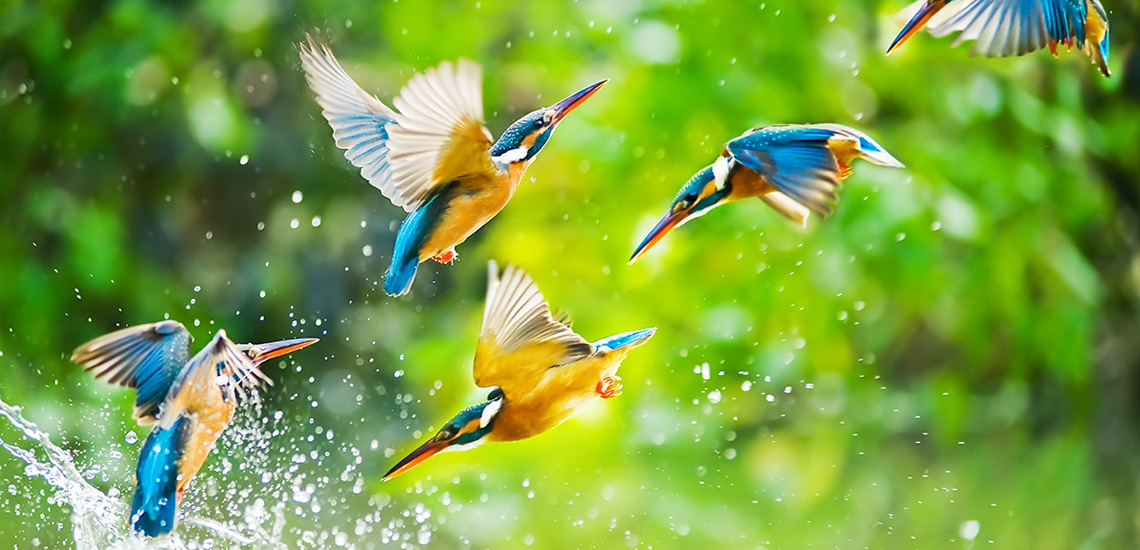
#> input picture Unit-14/Python for Computer Vision/Data/Birds.jpg, 1140 x 550 px, found by its file name
$ jupyter execute 'Program 290- CSLAB_COMPUTER_VISION_THRESHOLDING_OPENCV.ipynb'
#> lines starting #> are read from the running program, lines starting #| are printed output that depends on the picture; after the words box and inside, x2 and y2 are one past the last pixel; in counts of white or black regions, pixels touching at a corner belong together
<a href="https://colab.research.google.com/github/Deepsphere-AI/DSAI_Python_Programming/blob/main/Unit-14/Python%20for%20Computer%20Vision/Program%20290-%20CSLAB_COMPUTER_VISION_THRESHOLDING_OPENCV.ipynb" target="_parent"></a>

[cell 1]
# *********************************************************************************************************************

#   File Name 	:   CSLAB_COMPUTER_VISION_THRESHOLDING_OPENCV
#   Purpose 	:   A Program in Python using Computer Vision for Thresholding
#   Author	:   Durga Prasad
#   Reviewer 	:   Jothi Periasamy
#   Date 	:   10/28/2022
#   Version	:   1.0

# ***********************************************************************************************************************

## Program Description : Program for Thresholding using Opencv in Python

## Python Development Environment & Runtime - Python, Anaconda


#!pip install opencv-python

import cv2

from google.colab.patches import cv2_imshow

from google.colab import drive

drive.mount('/content/drive')

vAR_CSLAB_Birds_Image = cv2.imread('/content/drive/MyDrive/Semester-4/Introduction to Computer Vision/Data/Birds.jpg')
#> vAR_CSLAB_Birds_Image is the input picture: shape (550, 1140, 3); mean B, G, R 65.3, 160.7, 121.7

#cv2_imshow(vAR_CSLAB_Birds_Image)

vAR_CSLAB_Birds_Image_GRAY = cv2.cvtColor(vAR_CSLAB_Birds_Image,cv2.COLOR_BGR2GRAY)
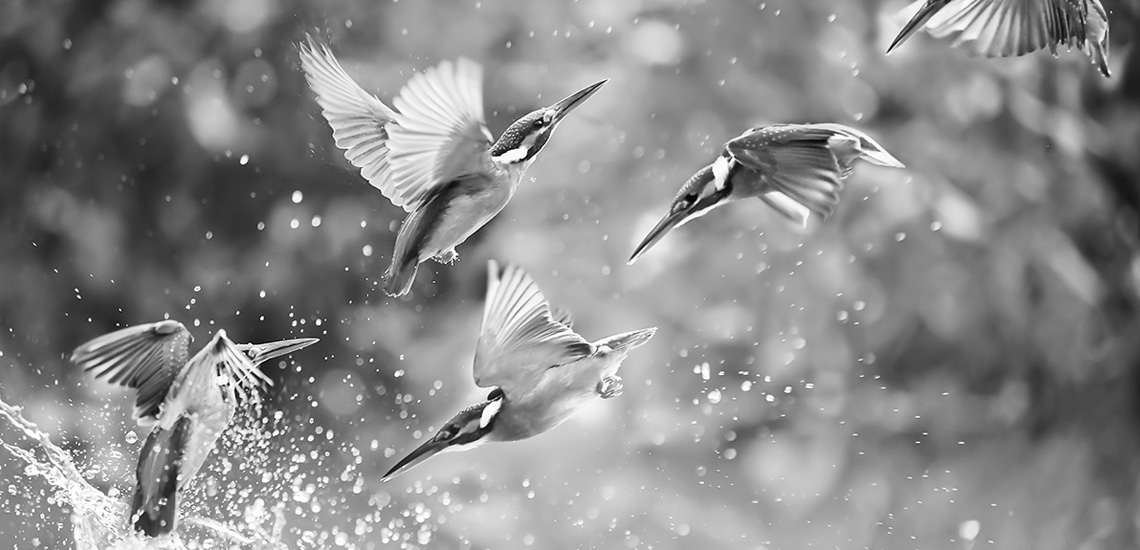
#> vAR_CSLAB_Birds_Image_GRAY: shape (550, 1140); min 0, max 255, mean 138.2

vAR_CSLAB_ret, vAR_CSLAB_thresh1 = cv2.threshold(vAR_CSLAB_Birds_Image_GRAY, 120, 255, cv2.THRESH_BINARY)
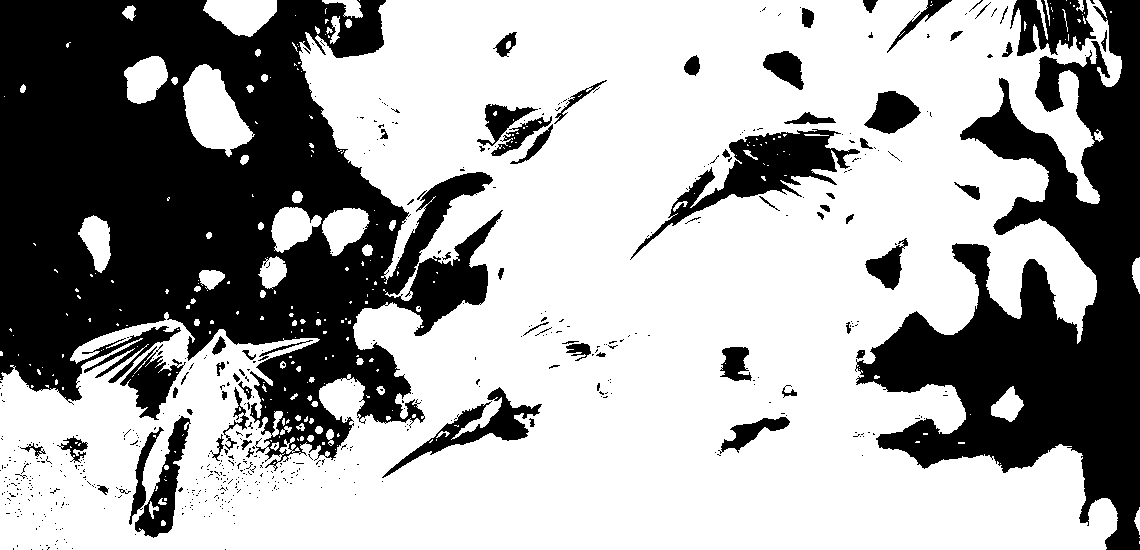
#> vAR_CSLAB_thresh1: shape (550, 1140); 64.2% white; 570 black regions (500 under 20 px), largest, box (x1, y1, x2, y2) and area: (0, 0, 503, 471) 130949, (855, 0, 1140, 550) 62271, (630, 129, 860, 260) 6791
vAR_CSLAB_ret, vAR_CSLAB_thresh2 = cv2.threshold(vAR_CSLAB_Birds_Image_GRAY, 120, 255, cv2.THRESH_BINARY_INV)
vAR_CSLAB_ret, vAR_CSLAB_thresh3 = cv2.threshold(vAR_CSLAB_Birds_Image_GRAY, 120, 255, cv2.THRESH_TRUNC)
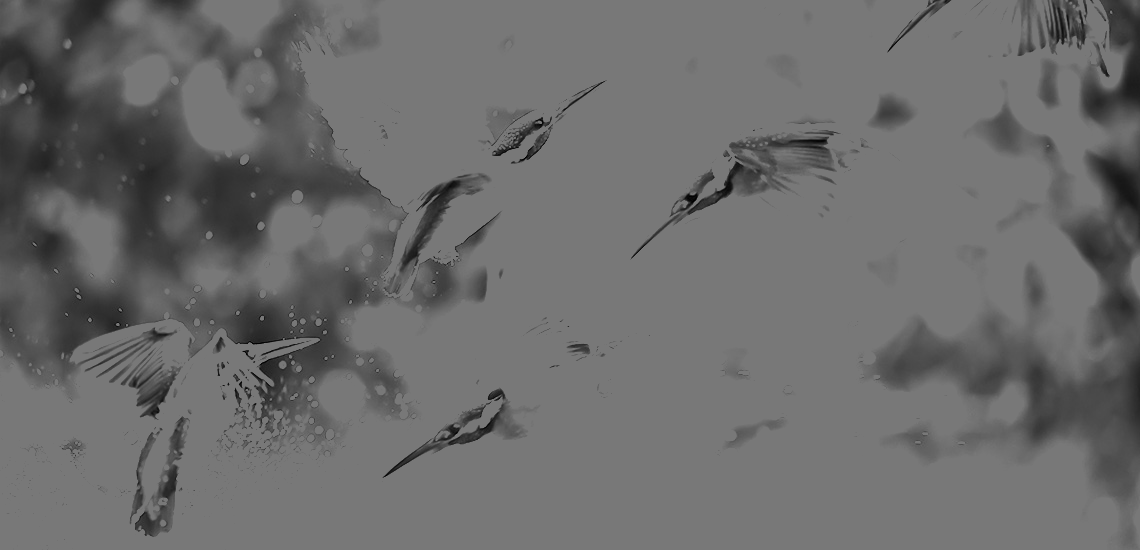
#> vAR_CSLAB_thresh3: shape (550, 1140); min 0, max 120, mean 107.4
vAR_CSLAB_ret, vAR_CSLAB_thresh4 = cv2.threshold(vAR_CSLAB_Birds_Image_GRAY, 120, 255, cv2.THRESH_TOZERO)
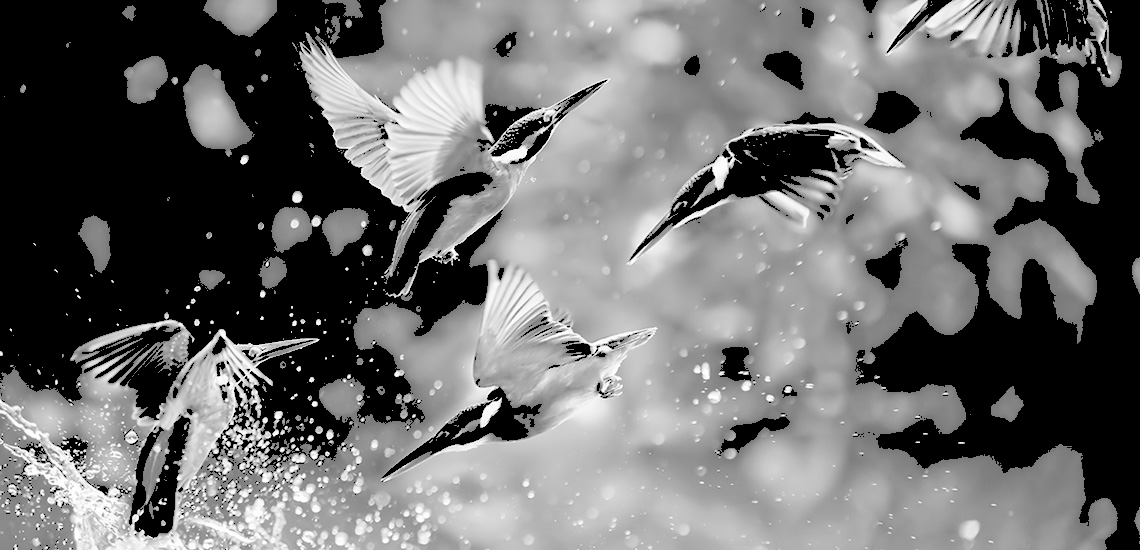
#> vAR_CSLAB_thresh4: shape (550, 1140); min 0, max 255, mean 107.8
vAR_CSLAB_ret, vAR_CSLAB_thresh5 = cv2.threshold(vAR_CSLAB_Birds_Image_GRAY, 120, 255, cv2.THRESH_TOZERO_INV)
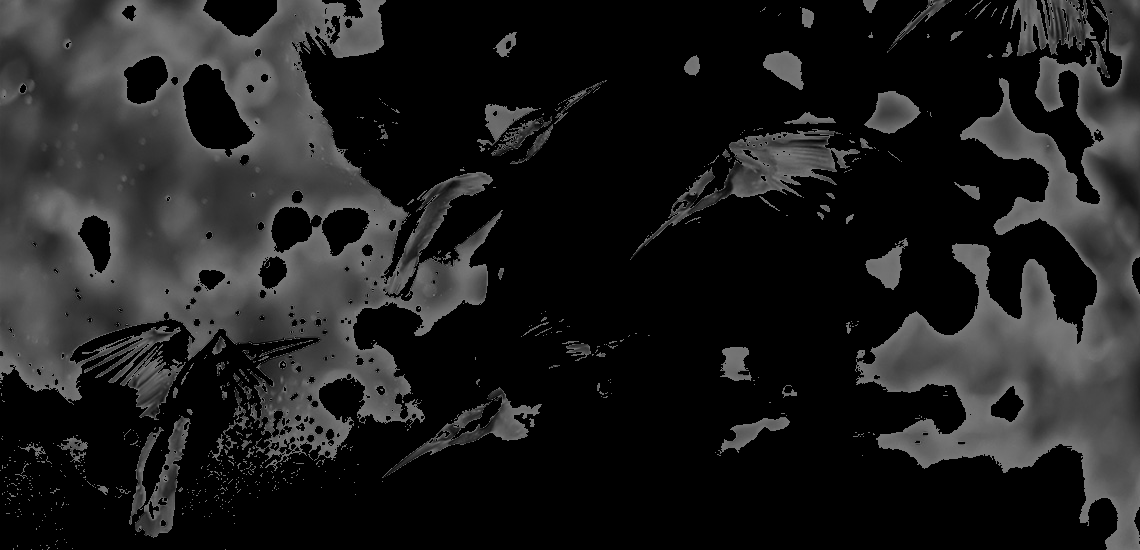
#> vAR_CSLAB_thresh5: shape (550, 1140); min 0, max 120, mean 30.3

cv2_imshow(vAR_CSLAB_Birds_Image)
cv2_imshow(vAR_CSLAB_Birds_Image_GRAY)
cv2_imshow(vAR_CSLAB_thresh1)
cv2_imshow(vAR_CSLAB_thresh2)
cv2_imshow(vAR_CSLAB_thresh3)
cv2_imshow(vAR_CSLAB_thresh4)
cv2_imshow(vAR_CSLAB_thresh5)


# ****************************************************************************************************************************
#   Disclaimer.

# We are providing this code block strictly for learning and researching, this is not a production
# ready code. We have no liability on this particular code under any circumstances; users should use
# this code on their own risk. All software, hardware and othr products that are referenced in these
# materials belong to the respective vendor who developed or who owns this product.

# ****************************************************************************************************************************

$ run again, with Unit-14/Python for Computer Vision/Data/Apple.jpg copied over Unit-14/Python for Computer Vision/Data/Birds.jpg
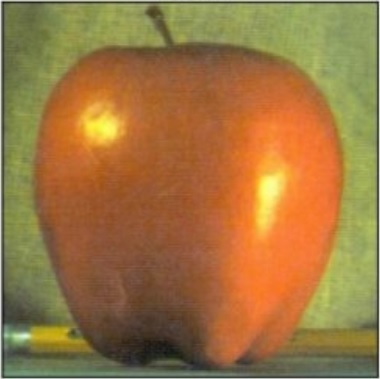
#> input picture Unit-14/Python for Computer Vision/Data/Apple.jpg, 380 x 379 px, found by its file name
#> vAR_CSLAB_Birds_Image is the input picture: shape (379, 380, 3); mean B, G, R 65, 117.8, 156.9
#> `vAR_CSLAB_ret, vAR_CSLAB_thresh1 = cv2.threshold(vAR_CSLAB_Birds_Image..`:
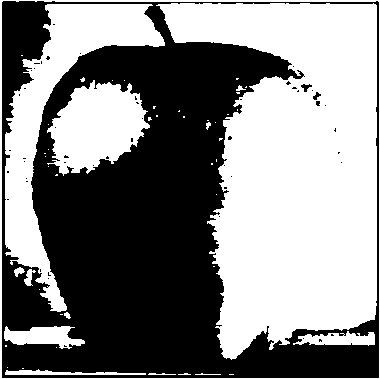
#> vAR_CSLAB_thresh1: shape (379, 380); 52% white; 51 black regions (48 under 20 px), largest, box (x1, y1, x2, y2) and area: (2, 1, 379, 378) 68865, (301, 84, 312, 92) 45, (313, 92, 321, 100) 33
#> `vAR_CSLAB_ret, vAR_CSLAB_thresh5 = cv2.threshold(vAR_CSLAB_Birds_Image..`:
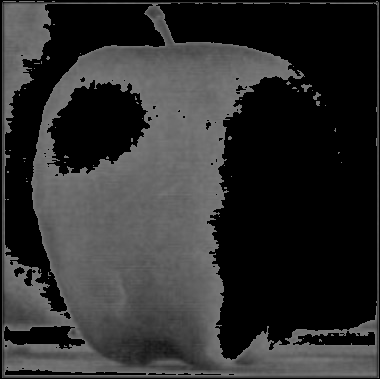
#> vAR_CSLAB_thresh5: shape (379, 380); min 0, max 120, mean 47.2
